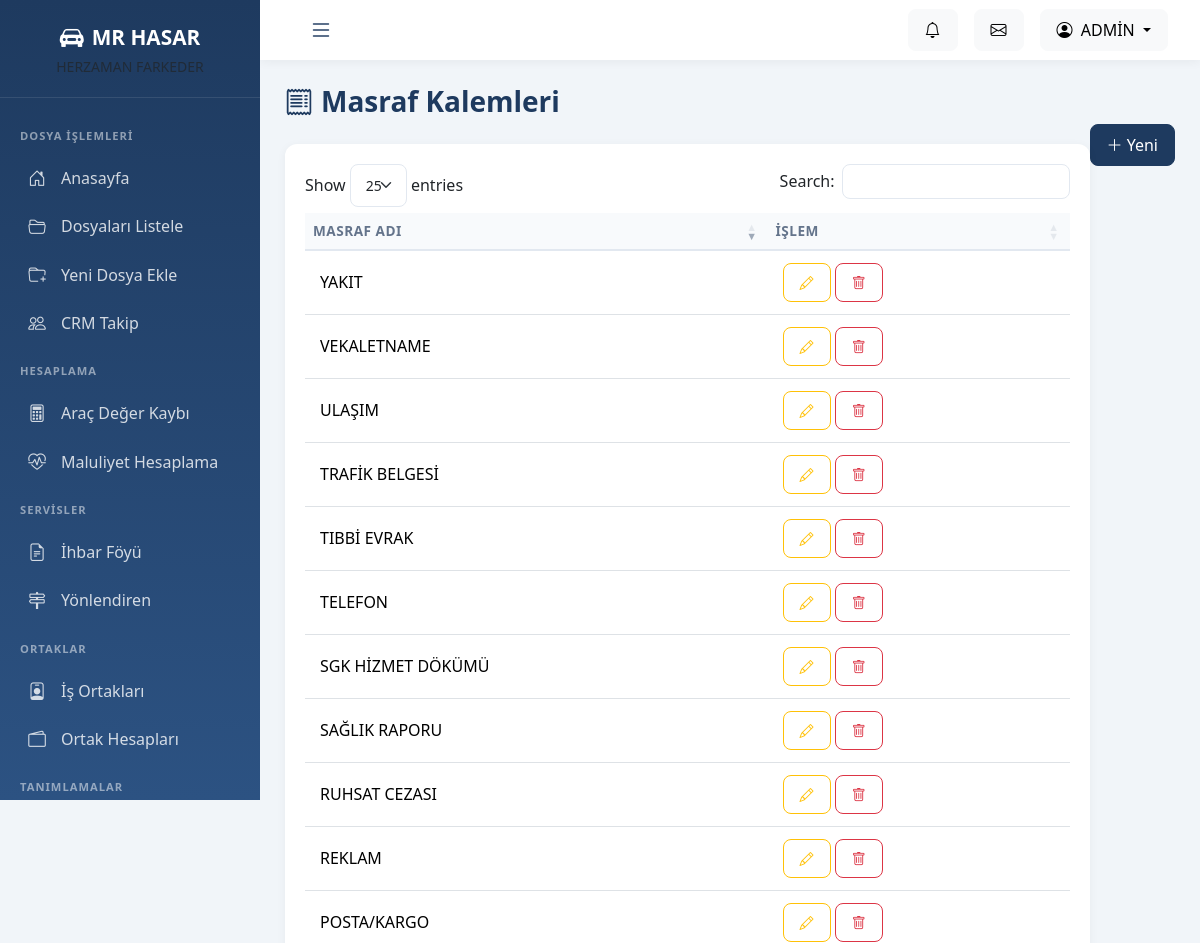
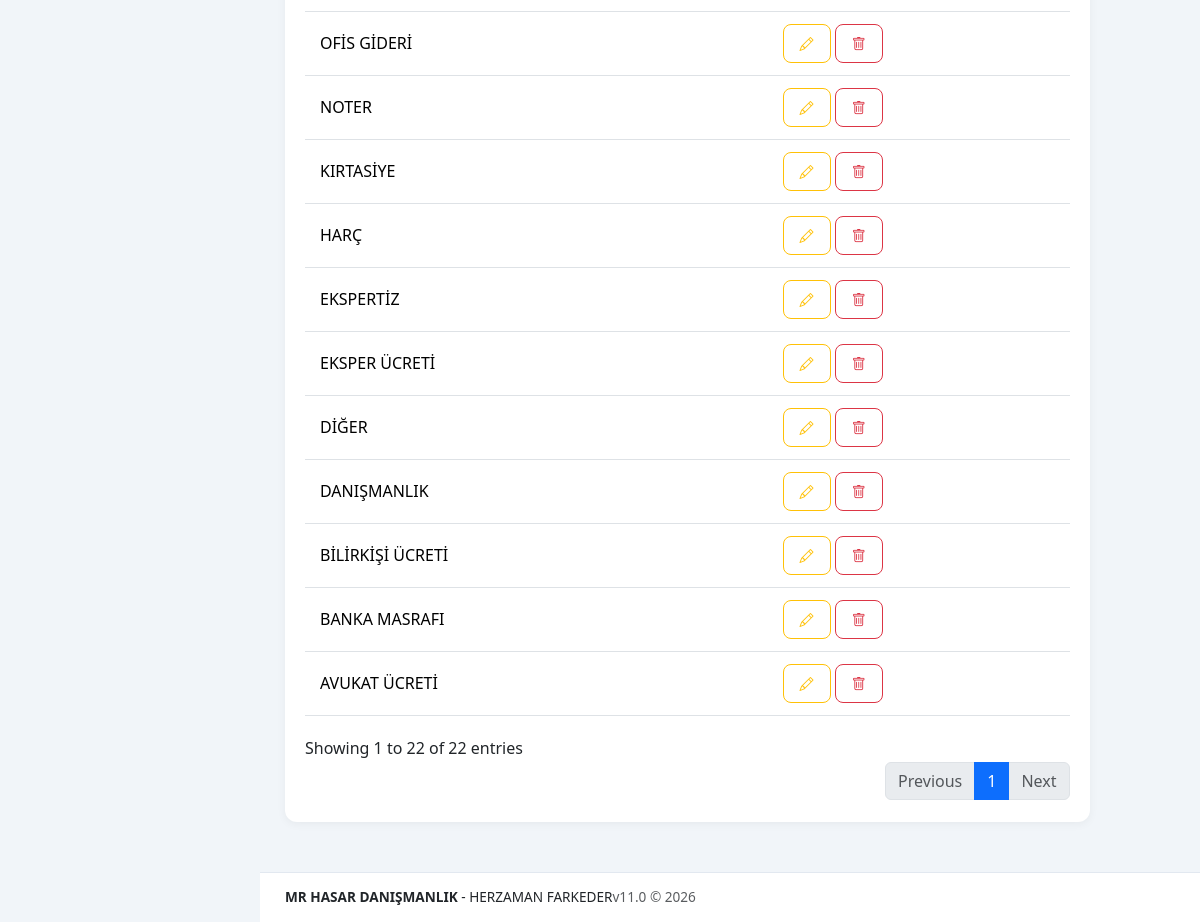
The app's page /index.php?page=tanim_masraf (signed in) with its own data (2 pictures, top to bottom).
### tables this page shows
CREATE TABLE expense_types (
    id INT UNSIGNED AUTO_INCREMENT PRIMARY KEY,
    name VARCHAR(100) NOT NULL,
    is_active TINYINT(1) DEFAULT 1,
    created_at DATETIME DEFAULT CURRENT_TIMESTAMP
);

### index.php (called while the page is built, shortened)
<?php
require_once 'config.php';
$page = $_GET['page'] ?? 'dashboard';
$moduleFile = 'modules/' . $page . '.php';
include 'includes/header.php';
include $moduleFile;
include 'includes/footer.php';

### config.php (called while the page is built, shortened)
<?php
function e($string) {
    return htmlspecialchars($string ?? '', ENT_QUOTES, 'UTF-8');
}

### modules/tanim_masraf.php (the view, shortened to what this page needs)
<?php
$items = $pdo->query("SELECT * FROM expense_types WHERE is_active = 1 ORDER BY name")->fetchAll();
?>
<div class="page-header"><h1><i class="bi bi-receipt me-2"></i>Masraf Kalemleri</h1>
<button class="btn btn-primary float-end" data-bs-toggle="modal" data-bs-target="#itemModal"><i class="bi bi-plus-lg"></i> Yeni</button></div>
<div class="card"><div class="card-body"><table class="table table-hover datatable"><thead><tr><th>Masraf Adı</th><th>İşlem</th></tr></thead><tbody>
<?php foreach ($items as $i): ?><tr><td><?= e($i['name']) ?></td><td>
<button class="btn btn-sm btn-outline-warning btn-edit" data-id="<?= $i['id'] ?>" data-name="<?= e($i['name']) ?>"><i class="bi bi-pencil"></i></button>
<a href="?page=tanim_masraf&delete=<?= $i['id'] ?>" class="btn btn-sm btn-outline-danger btn-delete"><i class="bi bi-trash"></i></a>
</td></tr><?php endforeach; ?></tbody></table></div></div>

### assets/css/style.css (style rules this page uses)
:root { --primary-color: #1e3a5f; --secondary-color: #2c5282; --accent-color: #4299e1; --success-color: #22c55e; --warning-color: #f59e0b; --danger-color: #ef4444; --sidebar-width: 260px; --sidebar-collapsed-width: 70px; --topbar-height: 60px; --footer-height: 50px; }
* { margin: 0; padding: 0; box-sizing: border-box; }
body { font-family: 'Segoe UI', Tahoma, Geneva, Verdana, sans-serif; background-color: #f1f5f9; min-height: 100vh; overflow-x: hidden; }
a { text-decoration: none; color: inherit; }
.card { border: none; border-radius: 12px; box-shadow: 0 2px 10px rgba(0, 0, 0, 0.05); margin-bottom: 25px; }
.card-body { padding: 20px; }
.table { margin-bottom: 0; }
.table thead th { background: #f8fafc; border-bottom: 2px solid #e2e8f0; font-weight: 600; font-size: 0.85rem; text-transform: uppercase; letter-spacing: 0.5px; color: #64748b; white-space: nowrap; }
.table tbody td { vertical-align: middle; padding: 12px 15px; }
.btn { border-radius: 8px; padding: 8px 16px; font-weight: 500; transition: all 0.2s ease; }
.btn-primary { background: var(--primary-color); border-color: var(--primary-color); }
.page-header { margin-bottom: 25px; }
.page-header h1 { font-size: 1.75rem; font-weight: 600; color: var(--primary-color); margin-bottom: 5px; }

### records on screen
expense_types: name "AVUKAT ÜCRETİ"
expense_types: name "BANKA MASRAFI"
expense_types: name "BİLİRKİŞİ ÜCRETİ"
expense_types: name "DANIŞMANLIK"
expense_types: name "DİĞER"
expense_types: name "EKSPER ÜCRETİ"
expense_types: name "EKSPERTİZ"
expense_types: name "HARÇ"
expense_types: name "KIRTASİYE"
expense_types: name "NOTER"
expense_types: name "OFİS GİDERİ"
expense_types: name "POSTA/KARGO"
expense_types: name "REKLAM"
expense_types: name "RUHSAT CEZASI"
expense_types: name "SAĞLIK RAPORU"
expense_types: name "SGK HİZMET DÖKÜMÜ"
expense_types: name "TELEFON"
expense_types: name "TIBBİ EVRAK"
expense_types: name "TRAFİK BELGESİ"
expense_types: name "ULAŞIM"
expense_types: name "VEKALETNAME"
expense_types: name "YAKIT"

### other values on screen
$_SESSION['user_name'] "ADMİN"
APP_NAME "MR HASAR DANIŞMANLIK"
APP_SLOGAN "HERZAMAN FARKEDER"
APP_VERSION "v11.0"
